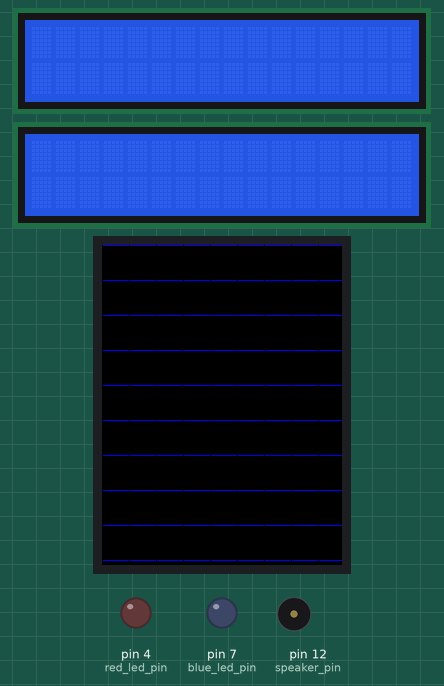
This sketch was run on a simulated Arduino Mega 2560, built with avr-gcc and run on an emulated ATmega2560. Shown: 2 × 16×2 character LCD, 240×320 colour display, output pins drawn as LEDs (lit = HIGH), buzzer (waves = sounding). What the sketch prints to the serial monitor is not drawn.

Above: at 8.6 s.
At 16.2 s:
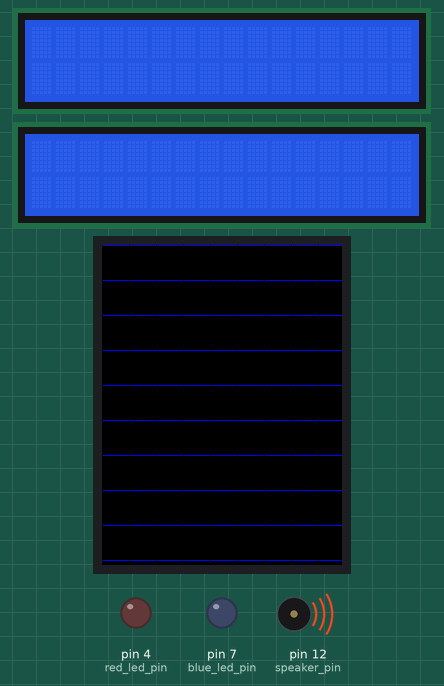
At 26.9 s:
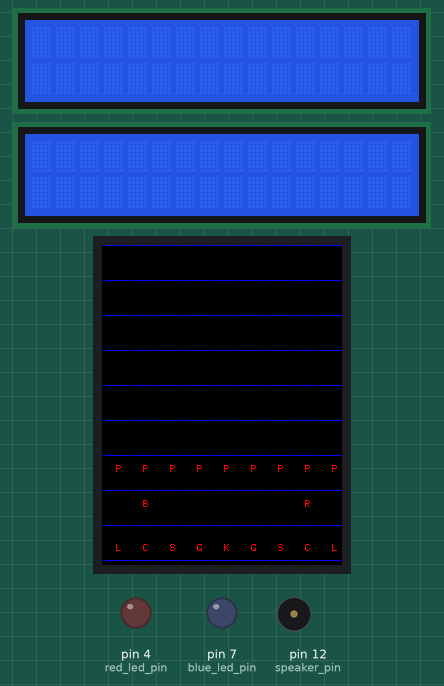
At 27.4 s:
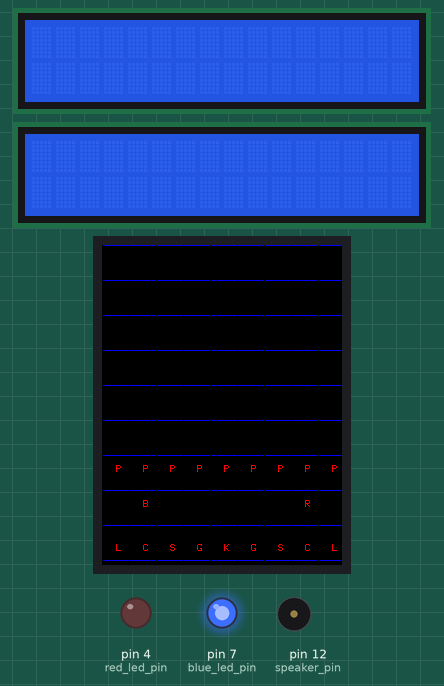
Timing chart, 0 to 28.9 s (numbered marks = the images above):
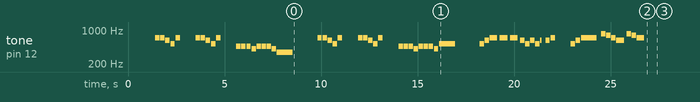

The sketch:

shogi_game.ino
```cpp
// import the libraries that we'll use
#include "stdio.h"
#include "SPI.h"
#include "Adafruit_GFX.h"
#include "Adafruit_ILI9341.h"
#include <SoftwareSerial.h>
#include <LiquidCrystal.h>

//variables
SoftwareSerial mySerial(2,3);  //define other inputs/outputs
LiquidCrystal lcd_blue (53,51,49,47,45,43); //define lcd pins
LiquidCrystal lcd_red (35,33,31,29,27,25); //define lcd pins

String pieces_list = "KGRSCBLPDAOOOOOO";  // pieces and transformations
int positions_column[] = {14,41,68,95,122,149,176,203,230}; //column separation in pixeles
int positions_row[]={15,45,80,115,150,185,220,255,299};  //row separation in pixeles
size_t pieces_color[]={ILI9341_RED,ILI9341_BLACK};  // pieces colors
String mover = "";
String pieces;
String lcd_pieces_row1 ="";
String lcd_pieces_row2 ="";
Adafruit_ILI9341 tft = Adafruit_ILI9341(8,9,11,13, 10, 12);  // display configuration

void setup() {
  Serial.begin(9600);
  mySerial.begin(9600);
  lcd_blue.begin(16,2);
  lcd_red.begin(16,2);
  mySerial.println("SHOGI GAME");
  tft.begin();
  pinMode(2,INPUT);  //RX pin for terminal
  pinMode(3,OUTPUT); //TX pin for terminal
  pinMode(7,OUTPUT); //blue led pin
  pinMode(4,OUTPUT); //red led pin
  pinMode(12,OUTPUT); //speaker pin
  uint8_t x = tft.readcommand8(ILI9341_RDMODE);
  mySerial.print("Display Power Mode: 0x"); mySerial.println(x, HEX);
  x = tft.readcommand8(ILI9341_RDMADCTL);
  mySerial.print("MADCTL Mode: 0x"); mySerial.println(x, HEX);
  x = tft.readcommand8(ILI9341_RDPIXFMT);
  mySerial.print("Pixel Format: 0x"); mySerial.println(x, HEX);
  x = tft.readcommand8(ILI9341_RDIMGFMT);
  mySerial.print("Image Format: 0x"); mySerial.println(x, HEX);
  x = tft.readcommand8(ILI9341_RDSELFDIAG);
  mySerial.print("Self Diagnostic: 0x"); mySerial.println(x, HEX);
  delay(1000);

  mySerial.println("Loading...");
  Serial.println(board());
  song_dbz();  //play dragon ball song in a speaker
  Serial.println(DrawPieces());
  delay(500);
  mySerial.print("Start game");
  noTone(9);
  digitalWrite(7,HIGH);
}


void loop(void) {
  int choice;
  int player=0;
  Serial.flush();   //delete buffer
  if(Serial.available()>0){  //detects if there are inputs
    mover = Serial.readString(); //saves the data that send you
    mySerial.println(mover);
    choice = int (String(mover[0]).toInt());
    lcd_pieces_row1 = String(mover[8])+String(mover[9])+String(mover[10])+String(mover[11])+String(mover[12])+String(mover[13])+String(mover[14])+String(mover[15])+String(mover[16])+String(mover[17])+String(mover[18])+String(mover[19]);
    mySerial.println(lcd_pieces_row1);
    lcd_pieces_row2 = String(mover[20])+String(mover[21])+String(mover[22])+String(mover[23])+String(mover[24])+String(mover[25])+String(mover[26])+String(mover[27])+String(mover[28]);
    mySerial.println(lcd_pieces_row2);

    if(choice==1){
      if(mover[5]!='x'){  //define if is a one digit number or two digits
        pieces = String(mover[5])+String(mover[6]);
      }else{
        pieces = String(mover[6]);
      }
      lcd_print(lcd_pieces_row1, lcd_pieces_row2,int( String(mover[7]).toInt()) );
      pieces_movement(int (String(mover[2]).toInt()),int (String(mover[1]).toInt()),positions_column[int (String(mover[4]).toInt())],positions_row[int(String(mover[3]).toInt())],int(pieces.toInt()) ,int( String(mover[7]).toInt()));
      delay(500);
    }else{
      lcd_print(lcd_pieces_row1, lcd_pieces_row2,int( String(mover[5]).toInt()) );
      put_piece(positions_column[int (String(mover[2]).toInt())],positions_row[int(String(mover[1]).toInt())],int(String(mover[4]).toInt()) ,int( String(mover[5]).toInt()));
      delay(500);
    }
  }
}

unsigned long board(){ // create a shogi board
  unsigned long start;
  int line_x, line_y, line_width = tft.width(), line_height = tft.height();
  start = micros();
  for(line_y=0; line_y<line_height; line_y+=35) tft.drawFastHLine(0, line_y, line_width, ILI9341_BLUE);  //draw horizontal lines
  for(line_x=0; line_x<line_width; line_x+=27) tft.drawFastVLine(line_x, 0, line_height, ILI9341_BLACK);  //draw vertical lines
  return micros() - start;
}

unsigned long DrawPieces(){  //Draw the default positions of a piece
  unsigned long start = micros();
  pawns();  //call pawns function
  rook();  //call rook function
  bishop();  //call bishop function
  lances();  //call lances function
  knights();  //call knights function
  silver_generals();  //call silver generals function
  golds_generals();  //call glold generals function
  kings();  //call kings function
  return micros() - start;
}
unsigned long pawns(){  // default pawns
  tft.setCursor(positions_column[0],positions_row[2]);
  tft.setTextColor(ILI9341_BLACK);  tft.setTextSize(1);
  tft.println("P");
  tft.setCursor(positions_column[1],positions_row[2]);
  tft.setTextColor(ILI9341_BLACK);  tft.setTextSize(1);
  tft.println("P");
  tft.setCursor(positions_column[2],positions_row[2]);
  tft.setTextColor(ILI9341_BLACK);  tft.setTextSize(1);
  tft.println("P");
  tft.setCursor(positions_column[3],positions_row[2]);
  tft.setTextColor(ILI9341_BLACK);  tft.setTextSize(1);
  tft.println("P");
  tft.setCursor(positions_column[4],positions_row[2]);
  tft.setTextColor(ILI9341_BLACK);  tft.setTextSize(1);
  tft.println("P");
  tft.setCursor(positions_column[5],positions_row[2]);
  tft.setTextColor(ILI9341_BLACK);  tft.setTextSize(1);
  tft.println("P");
  tft.setCursor(positions_column[6],positions_row[2]);
  tft.setTextColor(ILI9341_BLACK);  tft.setTextSize(1);
  tft.println("P");
  tft.setCursor(positions_column[7],positions_row[2]);
  tft.setTextColor(ILI9341_BLACK);  tft.setTextSize(1);
  tft.println("P");
  tft.setCursor(positions_column[8],positions_row[2]);
  tft.setTextColor(ILI9341_BLACK);  tft.setTextSize(1);
  tft.println("P");
  tft.setCursor(positions_column[0],positions_row[6]);
  tft.setTextColor(ILI9341_RED);  tft.setTextSize(1);
  tft.println("P");
  tft.setCursor(positions_column[1],positions_row[6]);
  tft.setTextColor(ILI9341_RED);  tft.setTextSize(1);
  tft.println("P");
  tft.setCursor(positions_column[2],positions_row[6]);
  tft.setTextColor(ILI9341_RED);  tft.setTextSize(1);
  tft.println("P");
  tft.setCursor(positions_column[3],positions_row[6]);
  tft.setTextColor(ILI9341_RED);  tft.setTextSize(1);
  tft.println("P");
  tft.setCursor(positions_column[4],positions_row[6]);
  tft.setTextColor(ILI9341_RED);  tft.setTextSize(1);
  tft.println("P");
  tft.setCursor(positions_column[5],positions_row[6]);
  tft.setTextColor(ILI9341_RED);  tft.setTextSize(1);
  tft.println("P");
  tft.setCursor(positions_column[6],positions_row[6]);
  tft.setTextColor(ILI9341_RED);  tft.setTextSize(1);
  tft.println("P");
  tft.setCursor(positions_column[7],positions_row[6]);
  tft.setTextColor(ILI9341_RED);  tft.setTextSize(1);
  tft.println("P");
  tft.setCursor(positions_column[8],positions_row[6]);
  tft.setTextColor(ILI9341_RED);  tft.setTextSize(1);
  tft.println("P");
}

unsigned long rook(){  //default rook
  tft.setCursor(positions_column[1],positions_row[1]);
  tft.setTextColor(ILI9341_BLACK);  tft.setTextSize(1);
  tft.println("R");
  tft.setCursor(positions_column[7],positions_row[7]);
  tft.setTextColor(ILI9341_RED);  tft.setTextSize(1);
  tft.println("R");
}

unsigned long bishop(){  //default bihop
  tft.setCursor(positions_column[7],positions_row[1]);
  tft.setTextColor(ILI9341_BLACK);  tft.setTextSize(1);
  tft.println("B");
  tft.setCursor(positions_column[1],positions_row[7]);
  tft.setTextColor(ILI9341_RED);  tft.setTextSize(1);
  tft.println("B");
}

unsigned long lances(){  //default lances
  tft.setCursor(positions_column[0],positions_row[0]);
  tft.setTextColor(ILI9341_BLACK);  tft.setTextSize(1);
  tft.println("L");
  tft.setCursor(positions_column[8],positions_row[0]);
  tft.setTextColor(ILI9341_BLACK);  tft.setTextSize(1);
  tft.println("L");
  tft.setCursor(positions_column[0],positions_row[8]);
  tft.setTextColor(ILI9341_RED);  tft.setTextSize(1);
  tft.println("L");
  tft.setCursor(positions_column[8],positions_row[8]);
  tft.setTextColor(ILI9341_RED);  tft.setTextSize(1);
  tft.println("L");
}

unsigned long knights(){  //default  knights
  tft.setCursor(positions_column[1],positions_row[0]);
  tft.setTextColor(ILI9341_BLACK);  tft.setTextSize(1);
  tft.println("C");
  tft.setCursor(positions_column[7],positions_row[0]);
  tft.setTextColor(ILI9341_BLACK);  tft.setTextSize(1);
  tft.println("C");
  tft.setCursor(positions_column[1],positions_row[8]);
  tft.setTextColor(ILI9341_RED);  tft.setTextSize(1);
  tft.println("C");
  tft.setCursor(positions_column[7],positions_row[8]);
  tft.setTextColor(ILI9341_RED);  tft.setTextSize(1);
  tft.println("C");
}
unsigned long silver_generals(){  //default silver generals
  tft.setCursor(positions_column[2],positions_row[0]);
  tft.setTextColor(ILI9341_BLACK);  tft.setTextSize(1);
  tft.println("S");
  tft.setCursor(positions_column[6],positions_row[0]);
  tft.setTextColor(ILI9341_BLACK);  tft.setTextSize(1);
  tft.println("S");
  tft.setCursor(positions_column[2],positions_row[8]);
  tft.setTextColor(ILI9341_RED);  tft.setTextSize(1);
  tft.println("S");
  tft.setCursor(positions_column[6],positions_row[8]);
  tft.setTextColor(ILI9341_RED);  tft.setTextSize(1);
  tft.println("S");
}
unsigned long golds_generals(){  //default gold generals
  tft.setCursor(positions_column[3],positions_row[0]);
  tft.setTextColor(ILI9341_BLACK);  tft.setTextSize(1);
  tft.println("G");
  tft.setCursor(positions_column[5],positions_row[0]);
  tft.setTextColor(ILI9341_BLACK);  tft.setTextSize(1);
  tft.println("G");
  tft.setCursor(positions_column[3],positions_row[8]);
  tft.setTextColor(ILI9341_RED);  tft.setTextSize(1);
  tft.println("G");
  tft.setCursor(positions_column[5],positions_row[8]);
  tft.setTextColor(ILI9341_RED);  tft.setTextSize(1);
  tft.println("G");
}
unsigned long kings(){  //default kings
  tft.setCursor(positions_column[4],positions_row[0]);
  tft.setTextColor(ILI9341_BLACK);  tft.setTextSize(1);
  tft.println("K");
  tft.setCursor(positions_column[4],positions_row[8]);
  tft.setTextColor(ILI9341_RED);  tft.setTextSize(1);
  tft.println("K");
}

unsigned change_led(int player_color){ //led on or off
  if (player_color == 0){ //define the player
      mySerial.println("1");
      digitalWrite(7,HIGH);
      digitalWrite(4,LOW);
    }else{
      mySerial.println("2");
      digitalWrite(4,HIGH);
      digitalWrite(7,LOW);
    }
}

unsigned pieces_movement(int old_x,int old_y, int new_x,int new_y, int move_piece,int player_color){  //move piece
  unsigned long start = micros();
  change_led(player_color);
  tft.fillRect(positions_column[old_x],positions_row[old_y],10,10,ILI9341_WHITE);  //put a white rectangle in the old positions
  delay(200);
  tft.fillRect(new_x,new_y,10,10,ILI9341_WHITE);  //put a white rectangle in the new positions
  delay(200);
  tft.setCursor(new_x,new_y);  //put cursor in the new positions
  tft.setTextColor(pieces_color[player_color]);  tft.setTextSize(1);  //define the color and size text
  tft.println(pieces_list[move_piece-1]);  //shows the piece to place
  return micros() - start;
}

unsigned put_piece(int put_x,int put_y,int put_piece, int player_color){  //put piece
  unsigned long start = micros();
  change_led(player_color);
  tft.setCursor(put_x,put_y);  //put cursor in the positions
  tft.setTextColor(pieces_color[player_color]);  tft.setTextSize(1);  //define the color and size text
  tft.println(pieces_list[put_piece-1]);  //shows the piece to place
  return micros() - start;
}
unsigned lcd_print(String row1, String row2, int p){
  if( p == 1){ //define lcds
    lcd_blue.setCursor(0,0);
    lcd_blue.println(row1);
    lcd_blue.setCursor(0,1);
    lcd_blue.println(row2);
  }else{
    lcd_red.setCursor(0,0);
    lcd_red.println(row1);
    lcd_red.setCursor(0,1);
    lcd_red.println(row2);
  }
}
void song_dbz(){  //function with a tones, rhythm and frequency of dragon ball song
  tone(12, 698, 231.907546875);
    delay(257.675052083);
    delay(5.48244791667);
    tone(12, 698, 231.907546875);
    delay(257.675052083);
    delay(5.48244791667);
    tone(12, 622, 231.907546875);
    delay(257.675052083);
    delay(5.48244791667);
    tone(12, 523, 231.907546875);
    delay(257.675052083);
    delay(5.48244791667);
    tone(12, 698, 231.907546875);
    delay(257.675052083);
    delay(794.954947917);
    tone(12, 698, 231.907546875);
    delay(257.675052083);
    delay(5.48244791667);
    tone(12, 698, 231.907546875);
    delay(257.675052083);
    delay(5.48244791667);
    tone(12, 622, 231.907546875);
    delay(257.675052083);
    delay(5.48244791667);
    tone(12, 523, 231.907546875);
    delay(257.675052083);
    delay(5.48244791667);
    tone(12, 698, 231.907546875);
    delay(257.675052083);
    delay(794.954947917);
    tone(12, 466, 231.907546875);
    delay(257.675052083);
    delay(5.48244791667);
    tone(12, 466, 231.907546875);
    delay(257.675052083);
    delay(5.48244791667);
    tone(12, 466, 231.907546875);
    delay(257.675052083);
    delay(5.48244791667);
    tone(12, 415, 231.907546875);
    delay(257.675052083);
    delay(5.48244791667);
    tone(12, 466, 231.907546875);
    delay(257.675052083);
    delay(5.48244791667);
    tone(12, 466, 231.907546875);
    delay(257.675052083);
    delay(5.48244791667);
    tone(12, 466, 231.907546875);
    delay(257.675052083);
    delay(5.48244791667);
    tone(12, 415, 231.907546875);
    delay(257.675052083);
    delay(5.48244791667);
    tone(12, 349, 828.946125);
    delay(921.05125);
    delay(1184.20875);
    tone(12, 698, 231.907546875);
    delay(257.675052083);
    delay(5.48244791667);
    tone(12, 698, 231.907546875);
    delay(257.675052083);
    delay(5.48244791667);
    tone(12, 622, 231.907546875);
    delay(257.675052083);
    delay(5.48244791667);
    tone(12, 523, 231.907546875);
    delay(257.675052083);
    delay(5.48244791667);
    tone(12, 698, 231.907546875);
    delay(257.675052083);
    delay(794.954947917);
    tone(12, 698, 231.907546875);
    delay(257.675052083);
    delay(5.48244791667);
    tone(12, 698, 231.907546875);
    delay(257.675052083);
    delay(5.48244791667);
    tone(12, 622, 231.907546875);
    delay(257.675052083);
    delay(5.48244791667);
    tone(12, 523, 231.907546875);
    delay(257.675052083);
    delay(5.48244791667);
    tone(12, 698, 231.907546875);
    delay(257.675052083);
    delay(794.954947917);
    tone(12, 466, 231.907546875);
    delay(257.675052083);
    delay(5.48244791667);
    tone(12, 466, 231.907546875);
    delay(257.675052083);
    delay(5.48244791667);
    tone(12, 466, 231.907546875);
    delay(257.675052083);
    delay(5.48244791667);
    tone(12, 415, 231.907546875);
    delay(257.675052083);
    delay(5.48244791667);
    tone(12, 466, 231.907546875);
    delay(257.675052083);
    delay(5.48244791667);
    tone(12, 466, 231.907546875);
    delay(257.675052083);
    delay(5.48244791667);
    tone(12, 466, 231.907546875);
    delay(257.675052083);
    delay(5.48244791667);
    tone(12, 415, 231.907546875);
    delay(257.675052083);
    delay(5.48244791667);
    tone(12, 523, 828.946125);
    delay(921.05125);
    delay(1184.20875);
    tone(12, 523, 231.907546875);
    delay(257.675052083);
    delay(5.48244791667);
    tone(12, 622, 231.907546875);
    delay(257.675052083);
    delay(5.48244791667);
    tone(12, 698, 394.73625);
    delay(438.595833333);
    delay(87.7191666667);
    tone(12, 698, 394.73625);
    delay(438.595833333);
    delay(87.7191666667);
    tone(12, 698, 394.73625);
    delay(438.595833333);
    delay(87.7191666667);
    tone(12, 622, 231.907546875);
    delay(257.675052083);
    delay(5.48244791667);
    tone(12, 523, 231.907546875);
    delay(257.675052083);
    delay(5.48244791667);
    tone(12, 622, 231.907546875);
    delay(257.675052083);
    delay(5.48244791667);
    tone(12, 523, 231.907546875);
    delay(257.675052083);
    delay(5.48244791667);
    tone(12, 622, 78.94725);
    delay(87.7191666667);
    delay(175.438333333);
    tone(12, 622, 231.907546875);
    delay(257.675052083);
    delay(5.48244791667);
    tone(12, 698, 231.907546875);
    delay(257.675052083);
    delay(794.954947917);
    tone(12, 523, 231.907546875);
    delay(257.675052083);
    delay(5.48244791667);
    tone(12, 622, 231.907546875);
    delay(257.675052083);
    delay(5.48244791667);
    tone(12, 698, 828.946125);
    delay(921.05125);
    delay(131.57875);
    tone(12, 830, 231.907546875);
    delay(257.675052083);
    delay(5.48244791667);
    tone(12, 783, 231.907546875);
    delay(257.675052083);
    delay(5.48244791667);
    tone(12, 698, 231.907546875);
    delay(257.675052083);
    delay(5.48244791667);
    tone(12, 622, 394.73625);
    delay(438.595833333);
    delay(87.7191666667);
    tone(12, 830, 231.907546875);
    delay(257.675052083);
    delay(5.48244791667);
    tone(12, 783, 231.907546875);
    delay(257.675052083);
    delay(5.48244791667);
    tone(12, 698, 394.73625);
    delay(438.595833333);
    delay(87.7191666667);
  }
```
